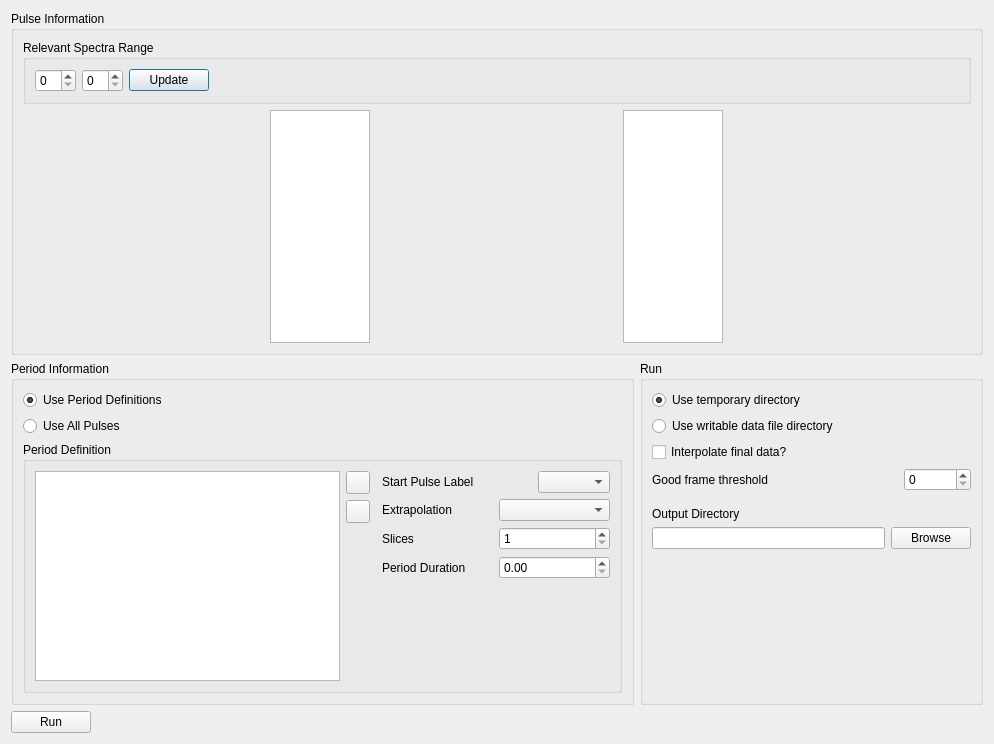
<?xml version="1.0" encoding="UTF-8"?>
<ui version="4.0">
 <class>Dialog</class>
 <widget class="QDialog" name="Dialog">
  <property name="geometry">
   <rect>
    <x>0</x>
    <y>0</y>
    <width>994</width>
    <height>744</height>
   </rect>
  </property>
  <property name="windowTitle">
   <string>Dialog</string>
  </property>
  <layout class="QVBoxLayout" name="verticalLayout_7">
   <item>
    <layout class="QVBoxLayout" name="verticalLayout_4">
     <item>
      <widget class="QGroupBox" name="pulseInformation">
       <property name="title">
        <string>Pulse Information</string>
       </property>
       <layout class="QVBoxLayout" name="verticalLayout_3">
        <item>
         <widget class="QGroupBox" name="spectraGroupBox">
          <property name="title">
           <string>Relevant Spectra Range</string>
          </property>
          <layout class="QHBoxLayout" name="horizontalLayout_5">
           <item>
            <widget class="QSpinBox" name="lowerSpecSpinBox"/>
           </item>
           <item>
            <widget class="QSpinBox" name="upperSpecSpinBox"/>
           </item>
           <item>
            <widget class="QPushButton" name="updateSpectraButton">
             <property name="text">
              <string>Update</string>
             </property>
            </widget>
           </item>
           <item>
            <spacer name="horizontalSpacer">
             <property name="orientation">
              <enum>Qt::Horizontal</enum>
             </property>
             <property name="sizeHint" stdset="0">
              <size>
               <width>40</width>
               <height>20</height>
              </size>
             </property>
            </spacer>
           </item>
          </layout>
         </widget>
        </item>
        <item>
         <layout class="QHBoxLayout" name="pulsePlotLayout">
          <item>
           <widget class="SpectraTable" name="spectraTableView">
            <property name="sizePolicy">
             <sizepolicy hsizetype="Minimum" vsizetype="Expanding">
              <horstretch>0</horstretch>
              <verstretch>0</verstretch>
             </sizepolicy>
            </property>
            <property name="maximumSize">
             <size>
              <width>100</width>
              <height>16777215</height>
             </size>
            </property>
           </widget>
          </item>
          <item>
           <widget class="EventTable" name="eventTableView">
            <property name="sizePolicy">
             <sizepolicy hsizetype="Minimum" vsizetype="Expanding">
              <horstretch>0</horstretch>
              <verstretch>0</verstretch>
             </sizepolicy>
            </property>
            <property name="minimumSize">
             <size>
              <width>0</width>
              <height>0</height>
             </size>
            </property>
            <property name="maximumSize">
             <size>
              <width>100</width>
              <height>16777215</height>
             </size>
            </property>
           </widget>
          </item>
         </layout>
        </item>
       </layout>
      </widget>
     </item>
     <item>
      <layout class="QHBoxLayout" name="horizontalLayout_9">
       <item>
        <widget class="QGroupBox" name="periodInformation">
         <property name="title">
          <string>Period Information</string>
         </property>
         <property name="checkable">
          <bool>false</bool>
         </property>
         <layout class="QHBoxLayout" name="horizontalLayout">
          <item>
           <layout class="QVBoxLayout" name="verticalLayout_2">
            <item>
             <widget class="QRadioButton" name="usePeriodDefinitionsButton">
              <property name="minimumSize">
               <size>
                <width>300</width>
                <height>0</height>
               </size>
              </property>
              <property name="text">
               <string>Use Period Definitions</string>
              </property>
              <property name="checked">
               <bool>true</bool>
              </property>
              <attribute name="buttonGroup">
               <string notr="true">buttonGroup_2</string>
              </attribute>
             </widget>
            </item>
            <item>
             <widget class="QRadioButton" name="useAllPulsesButton">
              <property name="text">
               <string>Use All Pulses</string>
              </property>
              <attribute name="buttonGroup">
               <string notr="true">buttonGroup_2</string>
              </attribute>
             </widget>
            </item>
            <item>
             <widget class="QGroupBox" name="periodDefinitionGroupBox">
              <property name="title">
               <string>Period Definition</string>
              </property>
              <layout class="QHBoxLayout" name="horizontalLayout_3">
               <item>
                <layout class="QVBoxLayout" name="verticalLayout_6">
                 <item>
                  <layout class="QHBoxLayout" name="periodDefinitionLayout">
                   <item>
                    <widget class="PulseTable" name="pulseTableView">
                     <property name="minimumSize">
                      <size>
                       <width>305</width>
                       <height>0</height>
                      </size>
                     </property>
                     <property name="selectionBehavior">
                      <enum>QAbstractItemView::SelectRows</enum>
                     </property>
                    </widget>
                   </item>
                   <item>
                    <layout class="QVBoxLayout" name="verticalLayout_13">
                     <item>
                      <widget class="QToolButton" name="addPulseButton">
                       <property name="text">
                        <string/>
                       </property>
                       <property name="icon">
                        <iconset>
                         <normaloff>:/icons/plus.png</normaloff>:/icons/plus.png</iconset>
                       </property>
                      </widget>
                     </item>
                     <item>
                      <widget class="QToolButton" name="removePulseButton">
                       <property name="text">
                        <string/>
                       </property>
                       <property name="icon">
                        <iconset>
                         <normaloff>:/icons/minus.png</normaloff>:/icons/minus.png</iconset>
                       </property>
                      </widget>
                     </item>
                     <item>
                      <spacer name="verticalSpacer_3">
                       <property name="orientation">
                        <enum>Qt::Vertical</enum>
                       </property>
                       <property name="sizeHint" stdset="0">
                        <size>
                         <width>20</width>
                         <height>40</height>
                        </size>
                       </property>
                      </spacer>
                     </item>
                    </layout>
                   </item>
                   <item>
                    <layout class="QVBoxLayout" name="verticalLayout_10">
                     <property name="sizeConstraint">
                      <enum>QLayout::SetDefaultConstraint</enum>
                     </property>
                     <property name="leftMargin">
                      <number>6</number>
                     </property>
                     <item>
                      <layout class="QHBoxLayout" name="horizontalLayout_7">
                       <item>
                        <widget class="QLabel" name="label_4">
                         <property name="sizePolicy">
                          <sizepolicy hsizetype="Preferred" vsizetype="Preferred">
                           <horstretch>0</horstretch>
                           <verstretch>0</verstretch>
                          </sizepolicy>
                         </property>
                         <property name="minimumSize">
                          <size>
                           <width>150</width>
                           <height>0</height>
                          </size>
                         </property>
                         <property name="text">
                          <string>Start Pulse Label</string>
                         </property>
                        </widget>
                       </item>
                       <item>
                        <widget class="QComboBox" name="pulseLabelComboBox">
                         <property name="minimumSize">
                          <size>
                           <width>0</width>
                           <height>0</height>
                          </size>
                         </property>
                        </widget>
                       </item>
                      </layout>
                     </item>
                     <item>
                      <layout class="QHBoxLayout" name="horizontalLayout_8">
                       <item>
                        <widget class="QLabel" name="label">
                         <property name="toolTip">
                          <string>Extrapolate from current pulse</string>
                         </property>
                         <property name="text">
                          <string>Extrapolation</string>
                         </property>
                        </widget>
                       </item>
                       <item>
                        <widget class="QComboBox" name="extrapolationModeComboBox">
                         <property name="enabled">
                          <bool>true</bool>
                         </property>
                         <property name="minimumSize">
                          <size>
                           <width>0</width>
                           <height>0</height>
                          </size>
                         </property>
                        </widget>
                       </item>
                      </layout>
                     </item>
                     <item>
                      <layout class="QHBoxLayout" name="horizontalLayout_10">
                       <item>
                        <widget class="QLabel" name="label_8">
                         <property name="toolTip">
                          <string>&lt;html&gt;&lt;head/&gt;&lt;body&gt;&lt;p&gt;Slices to split master pulse in to (if FORWARDS_SUMMED)&lt;/p&gt;&lt;/body&gt;&lt;/html&gt;</string>
                         </property>
                         <property name="text">
                          <string>Slices</string>
                         </property>
                        </widget>
                       </item>
                       <item>
                        <widget class="QSpinBox" name="slicingSpinBox">
                         <property name="minimum">
                          <number>1</number>
                         </property>
                         <property name="maximum">
                          <number>1000</number>
                         </property>
                         <property name="value">
                          <number>1</number>
                         </property>
                        </widget>
                       </item>
                      </layout>
                     </item>
                     <item>
                      <layout class="QHBoxLayout" name="horizontalLayout_4">
                       <item>
                        <widget class="QLabel" name="label_2">
                         <property name="enabled">
                          <bool>true</bool>
                         </property>
                         <property name="minimumSize">
                          <size>
                           <width>0</width>
                           <height>0</height>
                          </size>
                         </property>
                         <property name="text">
                          <string>Period Duration</string>
                         </property>
                        </widget>
                       </item>
                       <item>
                        <widget class="ExponentialSpinBox" name="periodDurationSpinBox">
                         <property name="maximum">
                          <double>10000000.000000000000000</double>
                         </property>
                        </widget>
                       </item>
                      </layout>
                     </item>
                     <item>
                      <spacer name="verticalSpacer_2">
                       <property name="orientation">
                        <enum>Qt::Vertical</enum>
                       </property>
                       <property name="sizeHint" stdset="0">
                        <size>
                         <width>20</width>
                         <height>40</height>
                        </size>
                       </property>
                      </spacer>
                     </item>
                    </layout>
                   </item>
                  </layout>
                 </item>
                </layout>
               </item>
              </layout>
             </widget>
            </item>
           </layout>
          </item>
         </layout>
        </widget>
       </item>
       <item>
        <widget class="QGroupBox" name="runGroupBox">
         <property name="title">
          <string>Run</string>
         </property>
         <layout class="QVBoxLayout" name="verticalLayout_5">
          <item>
           <widget class="QRadioButton" name="useTempDirButton">
            <property name="text">
             <string>Use temporary directory</string>
            </property>
            <property name="checked">
             <bool>true</bool>
            </property>
            <attribute name="buttonGroup">
             <string notr="true">buttonGroup</string>
            </attribute>
           </widget>
          </item>
          <item>
           <widget class="QRadioButton" name="useDataFileDirButton">
            <property name="text">
             <string>Use writable data file directory</string>
            </property>
            <attribute name="buttonGroup">
             <string notr="true">buttonGroup</string>
            </attribute>
           </widget>
          </item>
          <item>
           <widget class="QCheckBox" name="interpolateCheckBox">
            <property name="text">
             <string>Interpolate final data?</string>
            </property>
           </widget>
          </item>
          <item>
           <layout class="QHBoxLayout" name="horizontalLayout_2">
            <item>
             <widget class="QLabel" name="label_5">
              <property name="text">
               <string>Good frame threshold</string>
              </property>
             </widget>
            </item>
            <item>
             <spacer name="horizontalSpacer_2">
              <property name="orientation">
               <enum>Qt::Horizontal</enum>
              </property>
              <property name="sizeHint" stdset="0">
               <size>
                <width>40</width>
                <height>20</height>
               </size>
              </property>
             </spacer>
            </item>
            <item>
             <widget class="QSpinBox" name="goodFrameThresholdSpinBox">
              <property name="maximum">
               <number>1000000</number>
              </property>
             </widget>
            </item>
           </layout>
          </item>
          <item>
           <layout class="QVBoxLayout" name="verticalLayout_12">
            <property name="topMargin">
             <number>10</number>
            </property>
            <item>
             <widget class="QLabel" name="label_3">
              <property name="text">
               <string>Output Directory</string>
              </property>
             </widget>
            </item>
            <item>
             <layout class="QHBoxLayout" name="horizontalLayout_6">
              <item>
               <widget class="QLineEdit" name="outputDirLineEdit">
                <property name="readOnly">
                 <bool>true</bool>
                </property>
               </widget>
              </item>
              <item>
               <widget class="QPushButton" name="browseOutputDirButton">
                <property name="text">
                 <string>Browse</string>
                </property>
               </widget>
              </item>
             </layout>
            </item>
           </layout>
          </item>
          <item>
           <spacer name="verticalSpacer">
            <property name="orientation">
             <enum>Qt::Vertical</enum>
            </property>
            <property name="sizeHint" stdset="0">
             <size>
              <width>20</width>
              <height>40</height>
             </size>
            </property>
           </spacer>
          </item>
         </layout>
        </widget>
       </item>
      </layout>
     </item>
    </layout>
   </item>
   <item>
    <widget class="QPushButton" name="runButton">
     <property name="sizePolicy">
      <sizepolicy hsizetype="Fixed" vsizetype="Fixed">
       <horstretch>0</horstretch>
       <verstretch>0</verstretch>
      </sizepolicy>
     </property>
     <property name="text">
      <string>Run</string>
     </property>
    </widget>
   </item>
  </layout>
 </widget>
 <customwidgets>
  <customwidget>
   <class>SpectraTable</class>
   <extends>QTableView</extends>
   <header>src.gui.widgets.tables.spectra_table</header>
  </customwidget>
  <customwidget>
   <class>EventTable</class>
   <extends>QTableView</extends>
   <header>src.gui.widgets.table.event_table</header>
  </customwidget>
  <customwidget>
   <class>ExponentialSpinBox</class>
   <extends>QDoubleSpinBox</extends>
   <header>src.gui.widgets.exponential_spinbox</header>
  </customwidget>
  <customwidget>
   <class>PulseTable</class>
   <extends>QTableView</extends>
   <header>src.gui.widgets.tables.pulse_table</header>
  </customwidget>
 </customwidgets>
 <resources>
  <include location="../resources/resources.qrc"/>
 </resources>
 <connections/>
 <buttongroups>
  <buttongroup name="buttonGroup"/>
  <buttongroup name="buttonGroup_2"/>
 </buttongroups>
</ui>
